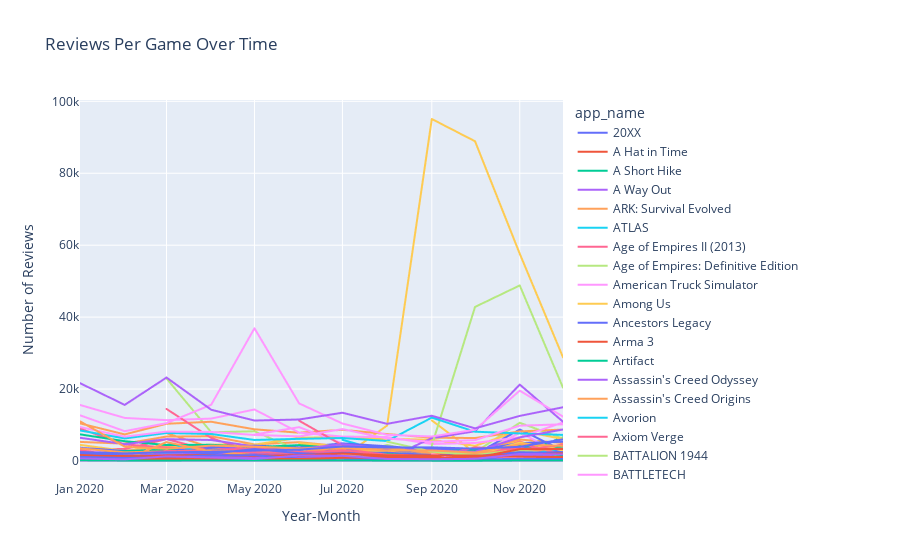

Write notebook code for a chart like this one.
### Code cell
import pandas as pd
import plotly.express as px

# Convert 'timestamp_created' to datetime
df_clean['timestamp_updated'] = pd.to_datetime(df_clean['timestamp_updated'], unit='s')

# Extract year and month for grouping
df_clean['year_month'] = df_clean['timestamp_updated'].dt.to_period('M').astype(str)  # Convert Period to string

# Group by app_name and year_month to get reviews per game over time
reviews_per_game = df_clean.groupby(['app_name', 'year_month']).size().reset_index(name='review_count')

# Plot reviews over the year with Plotly (interactive)
fig = px.line(reviews_per_game, x='year_month', y='review_count', color='app_name',
              title='Reviews Per Game Over Time',
              labels={'year_month': 'Year-Month', 'review_count': 'Number of Reviews'})
fig.update_layout(xaxis_title='Year-Month', yaxis_title='Number of Reviews', hovermode="x unified")
fig.show()
